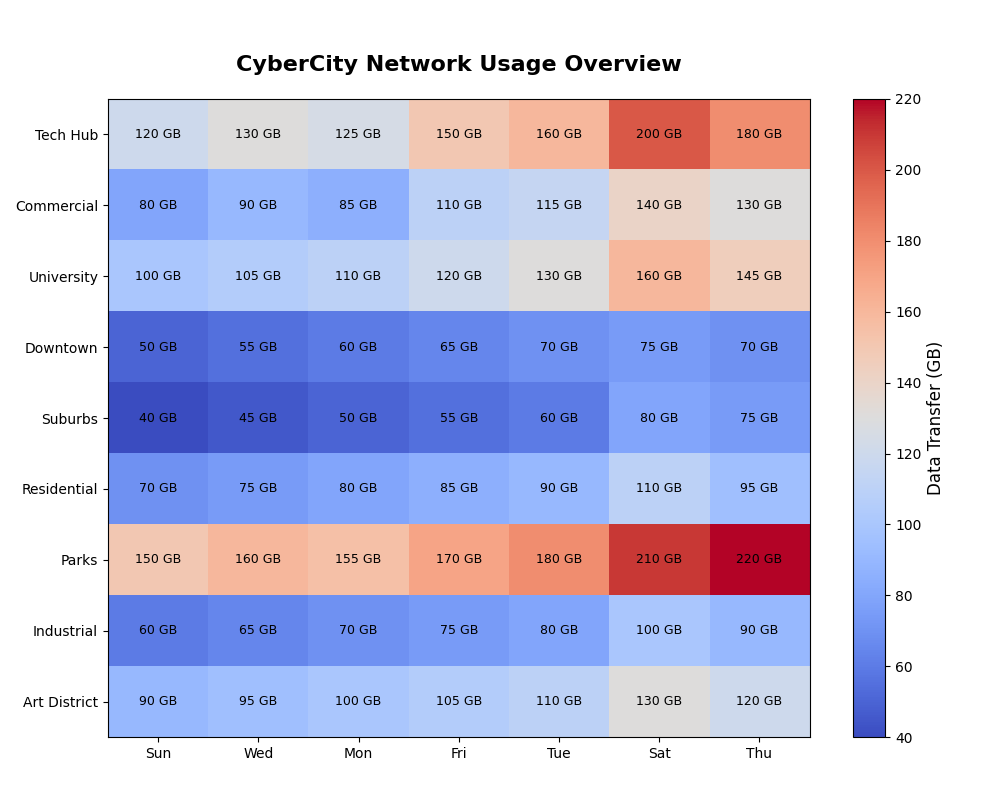

The Python source for this figure:
import matplotlib.pyplot as plt
import numpy as np

city_zones = ["Tech Hub", "Commercial", "University", "Downtown", "Suburbs", "Residential", "Parks", "Industrial", "Art District"]
days = ["Sun", "Wed", "Mon", "Fri", "Tue", "Sat", "Thu"]

activity_data = np.array([
    [120, 130, 125, 150, 160, 200, 180],
    [80, 90, 85, 110, 115, 140, 130],
    [100, 105, 110, 120, 130, 160, 145],
    [50, 55, 60, 65, 70, 75, 70],
    [40, 45, 50, 55, 60, 80, 75],
    [70, 75, 80, 85, 90, 110, 95],
    [150, 160, 155, 170, 180, 210, 220],
    [60, 65, 70, 75, 80, 100, 90],
    [90, 95, 100, 105, 110, 130, 120]  # New data series for "Art District"
])

fig, ax1 = plt.subplots(figsize=(10, 8))

heatmap = ax1.imshow(activity_data, cmap='coolwarm', aspect='auto')
ax1.set_xticks(np.arange(len(days)))
ax1.set_xticklabels(days)
ax1.set_yticks(np.arange(len(city_zones)))
ax1.set_yticklabels(city_zones)
ax1.set_title('CyberCity Network Usage Overview', fontsize=16, fontweight='bold', pad=20)

for i in range(len(city_zones)):
    for j in range(len(days)):
        ax1.text(j, i, f'{activity_data[i, j]} GB', va='center', ha='center', color='black', fontsize=9)

cbar = fig.colorbar(heatmap, ax=ax1, orientation='vertical')
cbar.set_label('Data Transfer (GB)', fontsize=12)

plt.tight_layout(rect=[0, 0.03, 1, 0.95])
plt.show()
